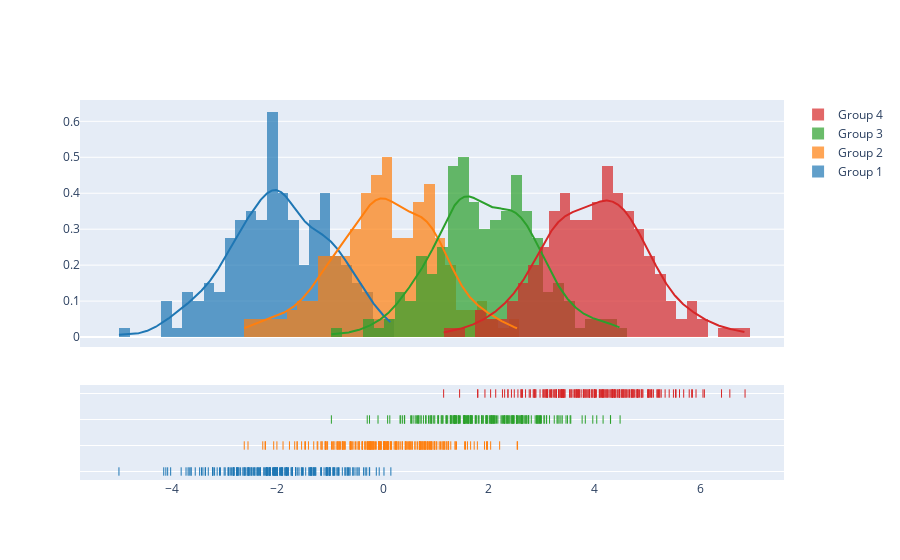

The cell this chart's notebook holds for it:
### Code cell
import plotly.figure_factory as ff

# Add histogram data
x1 = np.random.randn(200) - 2
x2 = np.random.randn(200)
x3 = np.random.randn(200) + 2
x4 = np.random.randn(200) + 4

# Group data together
hist_data = [x1, x2, x3, x4]

group_labels = ['Group 1', 'Group 2', 'Group 3', 'Group 4']

# Create distplot with custom bin_size
fig = ff.create_distplot(hist_data, group_labels, bin_size=.2)
fig.show()

### Figure 1 — Plotly figure (JSON) as saved in the notebook; plotly's stock layout.template omitted (floating-point values rounded to 4 significant figures; data arrays with more than 128 entries replaced by an {"elided": "..."} marker saying what was removed)
{"data": [{"autobinx": false, "histnorm": "probability density", "legendgroup": "Group 1", "marker": {"color": "rgb(31, 119, 180)"}, "name": "Group 1", "opacity": 0.7, "type": "histogram", "x": {"elided": "200 float values"}, "xaxis": "x", "xbins": {"end": 0.1465, "size": 0.2, "start": -4.998}, "yaxis": "y"}, {"autobinx": false, "histnorm": "probability density", "legendgroup": "Group 2", "marker": {"color": "rgb(255, 127, 14)"}, "name": "Group 2", "opacity": 0.7, "type": "histogram", "x": {"elided": "200 float values"}, "xaxis": "x", "xbins": {"end": 2.543, "size": 0.2, "start": -2.627}, "yaxis": "y"}, {"autobinx": false, "histnorm": "probability density", "legendgroup": "Group 3", "marker": {"color": "rgb(44, 160, 44)"}, "name": "Group 3", "opacity": 0.7, "type": "histogram", "x": {"elided": "200 float values"}, "xaxis": "x", "xbins": {"end": 4.484, "size": 0.2, "start": -0.9791}, "yaxis": "y"}, {"autobinx": false, "histnorm": "probability density", "legendgroup": "Group 4", "marker": {"color": "rgb(214, 39, 40)"}, "name": "Group 4", "opacity": 0.7, "type": "histogram", "x": {"elided": "200 float values"}, "xaxis": "x", "xbins": {"end": 6.848, "size": 0.2, "start": 1.145}, "yaxis": "y"}, {"legendgroup": "Group 1", "marker": {"color": "rgb(31, 119, 180)"}, "mode": "lines", "name": "Group 1", "showlegend": false, "type": "scatter", "x": {"elided": "500 float values"}, "xaxis": "x", "y": {"elided": "500 float values"}, "yaxis": "y"}, {"legendgroup": "Group 2", "marker": {"color": "rgb(255, 127, 14)"}, "mode": "lines", "name": "Group 2", "showlegend": false, "type": "scatter", "x": {"elided": "500 float values"}, "xaxis": "x", "y": {"elided": "500 float values"}, "yaxis": "y"}, {"legendgroup": "Group 3", "marker": {"color": "rgb(44, 160, 44)"}, "mode": "lines", "name": "Group 3", "showlegend": false, "type": "scatter", "x": {"elided": "500 float values"}, "xaxis": "x", "y": {"elided": "500 float values"}, "yaxis": "y"}, {"legendgroup": "Group 4", "marker": {"color": "rgb(214, 39, 40)"}, "mode": "lines", "name": "Group 4", "showlegend": false, "type": "scatter", "x": {"elided": "500 float values"}, "xaxis": "x", "y": {"elided": "500 float values"}, "yaxis": "y"}, {"legendgroup": "Group 1", "marker": {"color": "rgb(31, 119, 180)", "symbol": "line-ns-open"}, "mode": "markers", "name": "Group 1", "showlegend": false, "type": "scatter", "x": {"elided": "200 float values"}, "xaxis": "x", "y": {"elided": "200 str values"}, "yaxis": "y2"}, {"legendgroup": "Group 2", "marker": {"color": "rgb(255, 127, 14)", "symbol": "line-ns-open"}, "mode": "markers", "name": "Group 2", "showlegend": false, "type": "scatter", "x": {"elided": "200 float values"}, "xaxis": "x", "y": {"elided": "200 str values"}, "yaxis": "y2"}, {"legendgroup": "Group 3", "marker": {"color": "rgb(44, 160, 44)", "symbol": "line-ns-open"}, "mode": "markers", "name": "Group 3", "showlegend": false, "type": "scatter", "x": {"elided": "200 float values"}, "xaxis": "x", "y": {"elided": "200 str values"}, "yaxis": "y2"}, {"legendgroup": "Group 4", "marker": {"color": "rgb(214, 39, 40)", "symbol": "line-ns-open"}, "mode": "markers", "name": "Group 4", "showlegend": false, "type": "scatter", "x": {"elided": "200 float values"}, "xaxis": "x", "y": {"elided": "200 str values"}, "yaxis": "y2"}], "layout": {"barmode": "overlay", "hovermode": "closest", "legend": {"traceorder": "reversed"}, "xaxis": {"anchor": "y2", "domain": [0.0, 1.0], "zeroline": false}, "yaxis": {"anchor": "free", "domain": [0.35, 1], "position": 0.0}, "yaxis2": {"anchor": "x", "domain": [0, 0.25], "dtick": 1, "showticklabels": false}}}
